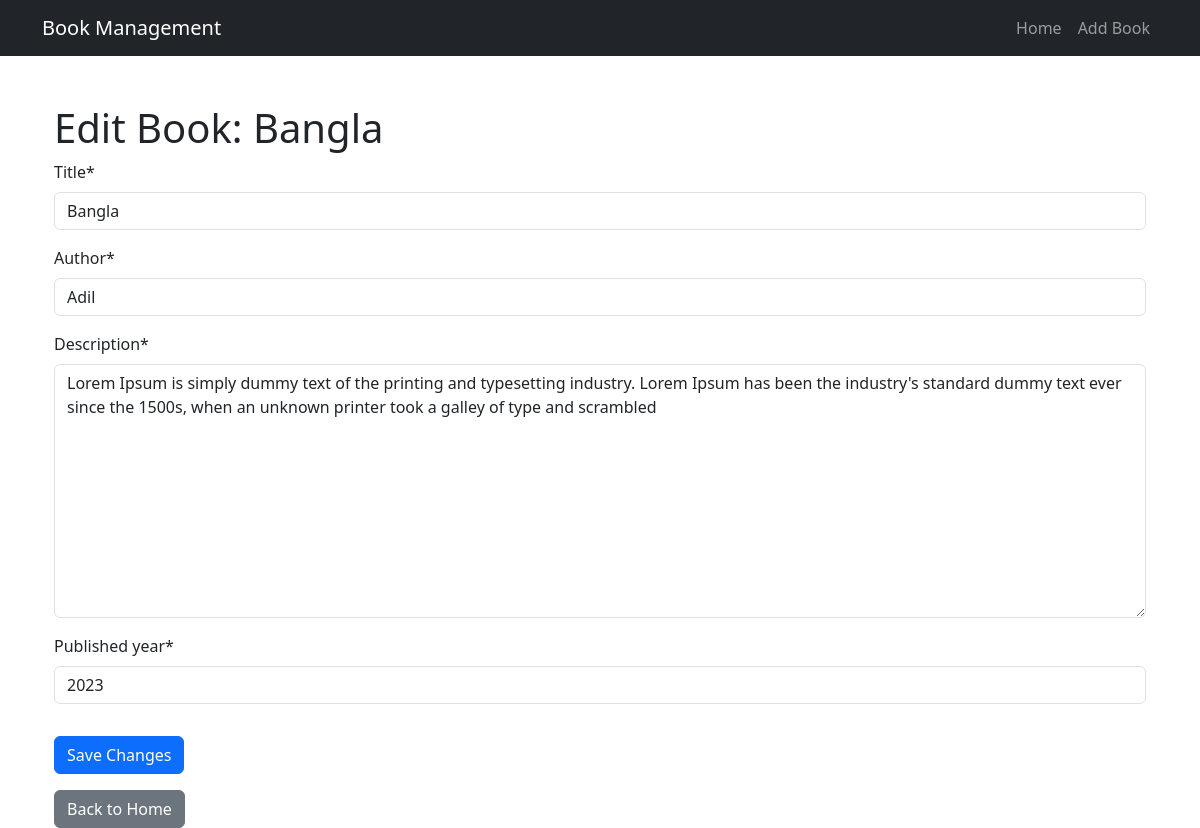
Page /edit/6/ on the committed database.
### books/models.py (models this page shows, shortened)
class Book(models.Model):
    title = models.CharField(max_length=100)
    author = models.CharField(max_length=100)
    description = models.TextField()
    published_year = models.PositiveBigIntegerField()

### books/views.py (the view)
# urls.py: path('edit/<int:book_id>/',edit_book,name='edit_book')
def edit_book(request, book_id):
    book = Book.objects.get(id=book_id)
    if request.method == 'POST':
        form = BookForm(request.POST, instance=book)
        if form.is_valid():
            form.save()
            return redirect('homepage')
    else:
        form = BookForm(instance=book)
    return render(request, 'edit_book.html', {'form': form, 'book': book})

### books/forms.py
class BookForm(forms.ModelForm):
    class Meta:
        model = Book
        fields = ['title','author','description','published_year']

### templates/edit_book.html (shortened to what this page needs)
{% extends "base.html" %}
{% load crispy_forms_tags %}
{% block content %}
<div class="container mt-5">
    <h1>Edit Book: {{ book.title }}</h1>
    <form method="POST">
        {{ form|crispy }}
        <button type="submit" class="btn btn-primary mt-3">Save Changes</button>
    </form>
    <a href="{% url 'homepage' %}" class="btn btn-secondary mt-3">Back to Home</a>
</div>
{% endblock %}

### rows in the picture
Book: title "Bangla", author "Adil", description "Lorem Ipsum is simply dummy text of the printing and typesetting industry. Lorem Ipsum has been the industry's standard dummy text ever since the 1500s, when an unknown printer took a galley of type and scrambled", published_year "2023"
